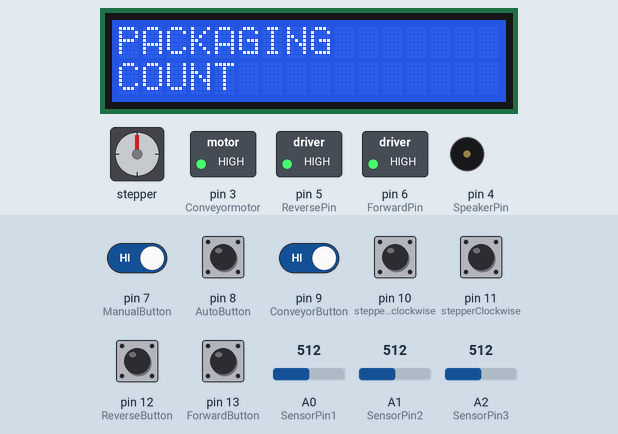
This sketch was run on a simulated Arduino Uno, built with avr-gcc and run on an emulated ATmega328P. On the bench: stepper motor, 16×2 character LCD, switched loads named in the sketch (green lamp = pin HIGH), buzzer (waves = sounding, pin HIGH). Wiring (inferred from the names in the program): stepper motor driver (200 steps per turn assumed): step pin 2; direction pin 1. Inputs (shaded band) come from the test bench; at power-on: pin 7 (ManualButton), pin 8 (AutoButton), pin 9 (ConveyorButton), pin 10 (stepperCounterclockwise), pin 11 (stepperClockwise), pin 12 (ReverseButton), pin 13 (ForwardButton) HIGH, A0 (SensorPin1) = 512, A1 (SensorPin2) = 512, A2 (SensorPin3) = 512. Pins used as bus, display or sensor lines are not drawn.

Above: at 1.2 s.
1.3 s: pin 7 (ManualButton) driven LOW and pin 9 (ConveyorButton) driven LOW
At 2.1 s:
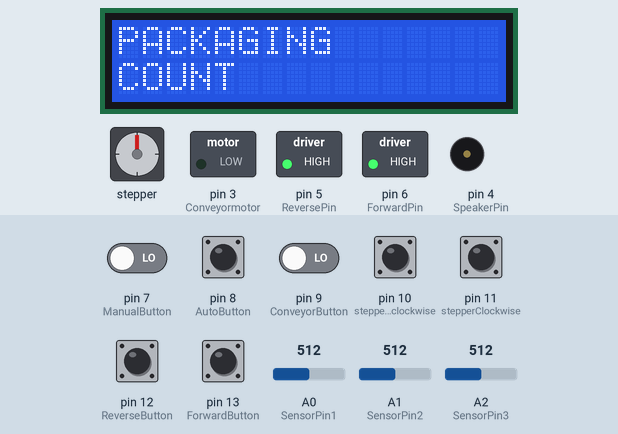
2.8 s: pin 10 (stepperCounterclockwise) pulled LOW for 0.15 s
At 3.3 s:
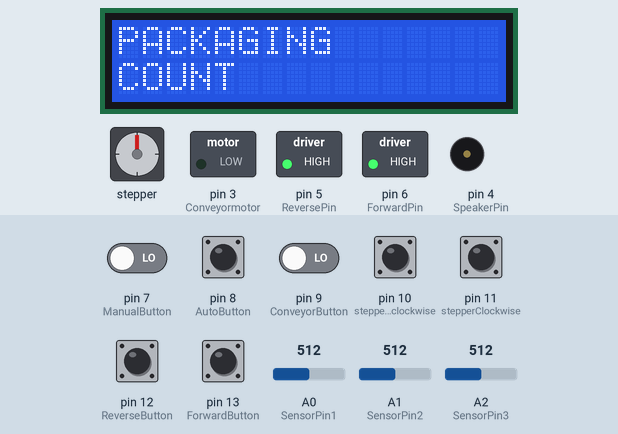
8.9 s: pin 9 (ConveyorButton) driven HIGH
At 11.8 s:
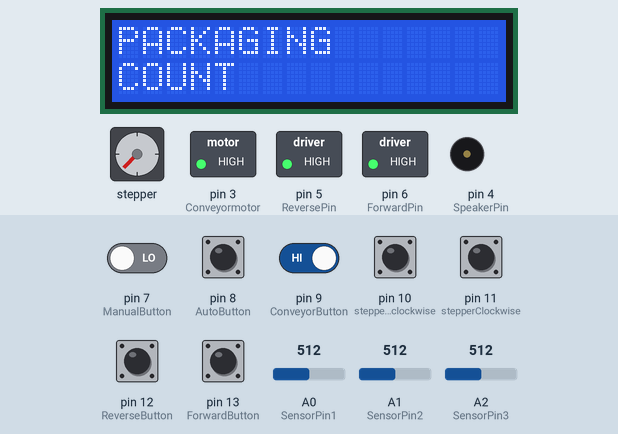
11.9 s: pin 11 (stepperClockwise) pulled LOW for 0.15 s
At 12.6 s:
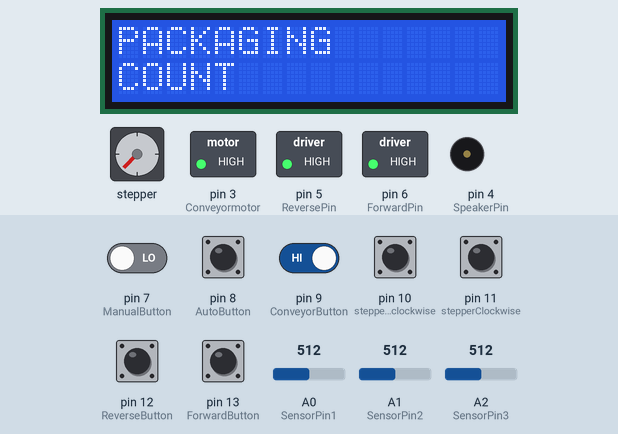
18.0 s: pin 9 (ConveyorButton) driven LOW
At 20.83 s:
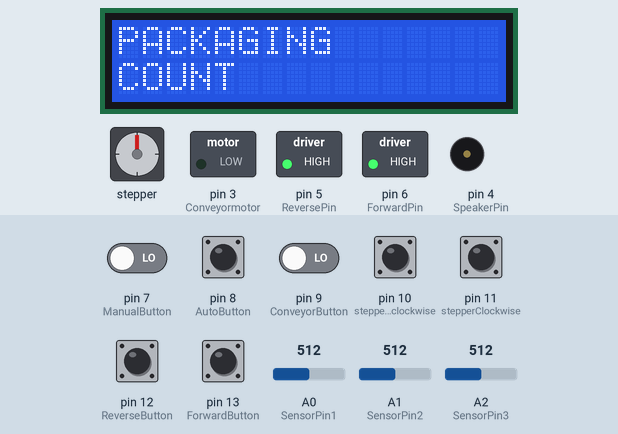
21.0 s: pin 12 (ReverseButton) pulled LOW for 0.15 s
At 21.07 s:
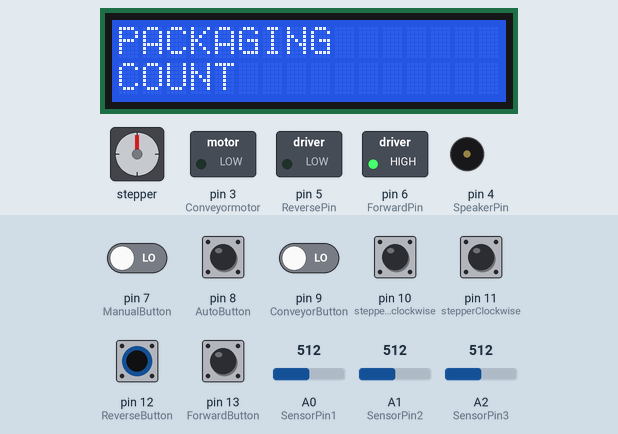
Timing chart, 0 to 23.6 s (numbered marks = the images above; inputs shaded):
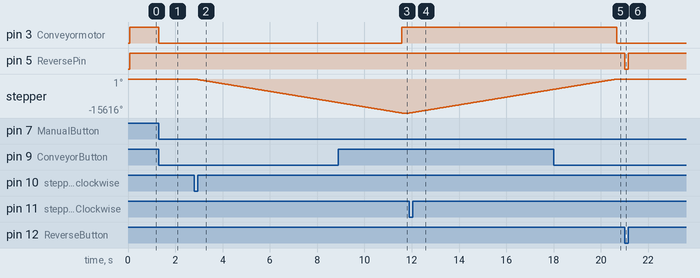

Measured:
- after the input at 1.3 s, pin 3 (Conveyormotor): HIGH → LOW at once
- after the input at 2.8 s, stepper: keeps turning counter-clockwise at about 1781°/s, starting at once
- after the input at 8.9 s, pin 3 (Conveyormotor): LOW → HIGH after 2.7 s
- after the input at 11.9 s, stepper: keeps turning clockwise at about 1780°/s, starting at once
- after the input at 18.0 s, pin 3 (Conveyormotor): HIGH → LOW after 2.7 s
- after the input at 21.0 s, pin 5 (ReversePin): HIGH → LOW at once, → HIGH 0.15 s later

The sketch:

Automated_Kalamay_Packager.ino
```cpp
#include <LiquidCrystal_I2C.h>
#include <AccelStepper.h>
#include <Servo.h>
#include <Wire.h>

LiquidCrystal_I2C lcd(0X27, 16, 2);

// Counting
int count;
int count1;
int count2;
int count3;

// Stepper motor set-up
int timeStr = 500;
int limit = 8675; // Limit
const int pul = 2;
const int Dir = 1;

// Conveyor sensor
int SensorPin1 = A0;
int SensorPin2 = A1;
int SensorPin3 = A2;
int sensor1 = 0;
int sensor2 = 0;
int sensor3 = 0;

// Pushbutton
int ForwardButton = 13;
int ReverseButton = 12;
int ConveyorButton = 9;
int stepperClockwise = 11;
int stepperCounterclockwise = 10;
int forw = 0;
int rev = 0;
int con = 0;
int clockwise = 0;
int counterwise = 0;

// Manual & Auto state
int AutoButton = 8;
int ManualButton = 7;

// Motor output
int ForwardPin = 6;
int ReversePin = 5;
int Conveyormotor = 3;

// Speaker output
int SpeakerPin = 4;

// Timer variables
unsigned long sensor2TriggeredTime = 0;
bool sensor2Active = false;

void setup() {
  // LCD display and count
  lcd.init();
  lcd.backlight();
  lcd.clear();
  lcd.setCursor(0, 0);
  lcd.print("PACKAGING ");
  lcd.setCursor(0, 1);
  lcd.print("COUNT ");

  // Manual & Auto state
  pinMode(AutoButton, INPUT_PULLUP);
  pinMode(ManualButton, INPUT_PULLUP);

  // Pushbutton
  pinMode(ConveyorButton, INPUT_PULLUP);
  pinMode(ForwardButton, INPUT_PULLUP);
  pinMode(ReverseButton, INPUT_PULLUP);
  pinMode(stepperClockwise, INPUT_PULLUP);
  pinMode(stepperCounterclockwise, INPUT_PULLUP);

  // Conveyor sensor
  pinMode(SensorPin1, INPUT);
  pinMode(SensorPin2, INPUT);
  pinMode(SensorPin3, INPUT);

  // Output
  pinMode(Conveyormotor, OUTPUT);
  pinMode(ForwardPin, OUTPUT);
  pinMode(ReversePin, OUTPUT);
  pinMode(SpeakerPin, OUTPUT);

  digitalWrite(Conveyormotor, HIGH);
  digitalWrite(ForwardPin, HIGH);
  digitalWrite(ReversePin, HIGH);

  // Stepper motor
  pinMode(pul, OUTPUT);
  pinMode(Dir, OUTPUT);
}

void forward() {
  digitalWrite(Dir, 1);
  digitalWrite(pul, 1);
  delayMicroseconds(timeStr);
  digitalWrite(pul, 0);
  delayMicroseconds(timeStr);
}

void reverse() {
  digitalWrite(Dir, 0);
  digitalWrite(pul, 1);
  delayMicroseconds(timeStr);
  digitalWrite(pul, 0);
  delayMicroseconds(timeStr);
}

void loop() {
  // Conveyor sensor
  sensor1 = analogRead(SensorPin1);
  sensor2 = analogRead(SensorPin2);
  sensor3 = analogRead(SensorPin3);

  // Auto & Manual
  int Auto = digitalRead(AutoButton);
  int Manual = digitalRead(ManualButton);

  // Pushbutton sensor
  forw = digitalRead(ForwardButton);
  rev = digitalRead(ReverseButton);
  con = digitalRead(ConveyorButton);
  clockwise = digitalRead(stepperClockwise);
  counterwise = digitalRead(stepperCounterclockwise);

  // AUTOMATIC MODE
  if (sensor1 < 100 && Auto == LOW) {
    digitalWrite(Conveyormotor, LOW);
  }
  else if (sensor2 < 100 && count1 == 0 && Auto == LOW) {
    sensor2TriggeredTime = millis(); // Start the timer
    sensor2Active = true;
    digitalWrite(Conveyormotor, HIGH);
    delay(1000);
    for (int i = 0; i <= limit; i++) {
      forward();
    }
    tone(SpeakerPin, 1000);
    delay(2000);
    for (int x = 0; x <= limit; x++) {
      reverse();
    }
    count++;
    lcd.setCursor(7, 1);
    lcd.print(count);
    noTone(SpeakerPin);
    delay(1000);
    digitalWrite(Conveyormotor, LOW);
    delay(1200);
  }
  // Check if sensor 3 detects something within 25 seconds
  else if (sensor2Active && sensor3 >= 100 && millis() - sensor2TriggeredTime > 25000 && Auto == LOW) {
    // No detection by sensor 3 within 15 seconds, sound the speaker
    tone(SpeakerPin, 2000); // Notify with a different tone
    delay(2000);
    digitalWrite(Conveyormotor, HIGH);
    noTone(SpeakerPin);     // Turn off the speaker
    sensor2Active = false;  // Reset the flag
  }
    else if (sensor2Active && sensor3 <= 100 && millis() - sensor2TriggeredTime < 25000 && Auto == LOW) {
    sensor2Active = false;  // Reset the flag
  }
  //else if (sensor3 < 100 && Auto == LOW && count1 == 0) {
    //count++;
    //lcd.setCursor(7, 1);
    //lcd.print(count);
    //delay(1000);
  //}
  else if (count1 == 0 && count == 5 && Auto == LOW) {
    digitalWrite(ForwardPin, LOW);
    delay(1000);
    count1 = 1;
  }
  else if (count1 == 1 && Auto == LOW && count2 == 0) {
    digitalWrite(ForwardPin, HIGH);
    count2 = 1;
  }
  else if (sensor2 < 100 && count1 == 1 && Auto == LOW && count2 == 1) {
        sensor2TriggeredTime = millis(); // Start the timer
    sensor2Active = true;
    digitalWrite(Conveyormotor, HIGH);
    delay(1000);
    for (int i = 0; i <= limit; i++) {
      forward();
    }
    tone(SpeakerPin, 1000);
    delay(2000);
    for (int x = 0; x <= limit; x++) {
      reverse();
    }
    count++;
    lcd.setCursor(7, 1);
    lcd.print(count);
    noTone(SpeakerPin);
    delay(1000);
    digitalWrite(Conveyormotor, LOW);
    delay(1200);
  }
  else if (count1 == 1 && count2 == 1 && count3 == 0 && count == 10 && Auto == LOW) {
    digitalWrite(ReversePin, LOW);
    delay(1000);
    count3 = 1;
  }
  else if (count1 == 1 && count2 == 1 && count3 == 1 && Auto == LOW) {
    digitalWrite(ReversePin, HIGH);
    delay(1000);
    count = 0;
    lcd.setCursor(8, 1);
    lcd.print("  ");
    lcd.setCursor(7, 1);
    lcd.print(count);
    delay(1000);
    count1 = 0;
    count2 = 0;
    count3 = 0;
  }

  // MANUAL MODE
  // Output conveyor
  if (rev == LOW && Manual == LOW && forw == HIGH) {
    digitalWrite(ForwardPin, HIGH);
    digitalWrite(ReversePin, LOW);
  }
  else {
    digitalWrite(ReversePin, HIGH);
  }
  if (forw == LOW && Manual == LOW && rev == HIGH) {
    digitalWrite(ReversePin, HIGH);
    digitalWrite(ForwardPin, LOW);
  }
  else {
    digitalWrite(ForwardPin, HIGH);
  }

  // Stepper motor
  if (clockwise == LOW && Manual == LOW && counterwise == HIGH) {
    for (int i = 0; i <= limit; i++)
      forward();
  }
  if (clockwise == HIGH && Manual == LOW && counterwise == LOW) {
    for (int x = 0; x <= limit; x++)
      reverse();
  }

  // Main conveyor
  if (con == LOW && Manual == LOW) {
    digitalWrite(Conveyormotor, LOW);
  }
  if (con == HIGH && Manual == LOW) {
    digitalWrite(Conveyormotor, HIGH);
  }
}
```
